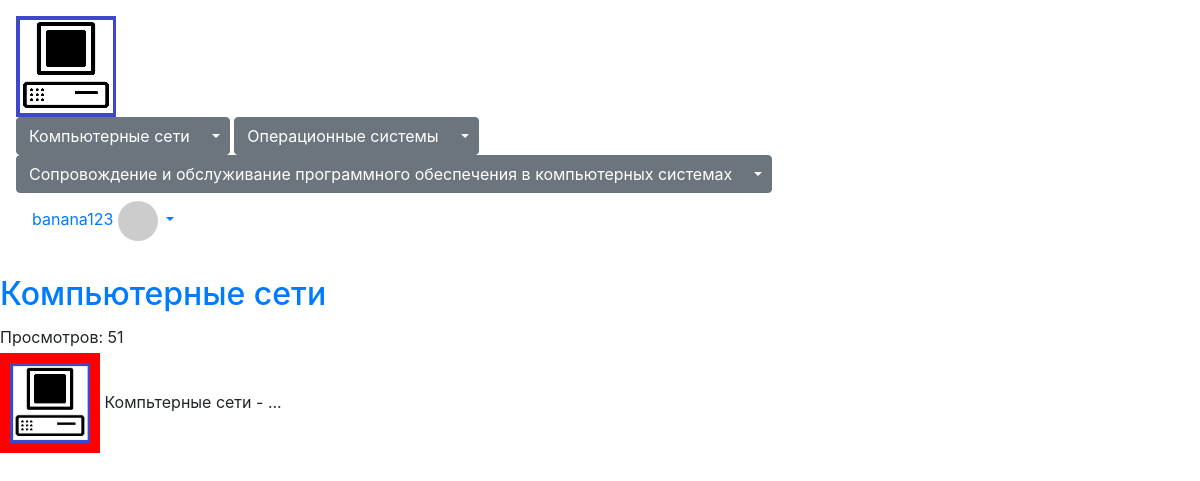
The page / (signed in) on the database its author committed.
### main/models.py (models this page shows, shortened)
class PrimaryCategory(models.Model):
    label = models.CharField(max_length=100, null=True, blank=True, verbose_name='')
    slug = models.CharField(max_length=100, null=True, blank=True, verbose_name='')
    class Meta:
        verbose_name = 'Категория'
        verbose_name_plural = 'Категорий'

class User(AbstractUser):
    avatar = models.ImageField(blank=True, upload_to='img/avatars')
    class Meta:
        verbose_name = 'Поьзователь'
        verbose_name_plural = 'Пользователи'

class Article(models.Model):
    avatar = models.ImageField(blank=True, upload_to='img/article_avatars')
    date = models.DateTimeField(auto_now_add=True, verbose_name='Дата создания')
    author = models.ForeignKey('User', on_delete=models.PROTECT, null=True, blank=True, verbose_name='Автор')
    count = models.PositiveIntegerField(default=0)
    label = models.CharField(max_length=100, null=True, blank=True, unique=True, verbose_name='Название')
    tag = models.CharField(max_length=100, null=True, blank=True, unique=True, verbose_name='Тэг')
    text = models.TextField(verbose_name='Тест')
    preview_text = models.CharField(max_length=300, null=True, blank=True, unique=True, verbose_name='Превью текст')
    primary_category = models.ForeignKey('PrimaryCategory', on_delete=models.PROTECT, null=True, blank=True, verbose_name='Категория')
    secondary_category = models.ForeignKey('SecondaryCategory', on_delete=models.PROTECT, null=True, blank=True, verbose_name='Вторичная категория')
    class Meta:
        verbose_name = 'Статья'
        verbose_name_plural = 'Статьи'
        ordering = ['-count']

### main/views.py (the view)
# urls.py: path('', index, name='index'),
def index(request):
    articles = Article.objects.all()
    page = request.GET.get('page')
    context = get_pag(articles, 1, page)
    return render(request, 'main/articles.html', context)

### main/templatetags/custom_tags.py (called while the page is built)
@register.filter
def gravatar_url(email, size=40):
    default = "https://example.com/static/images/defaultavatar.jpg"
    return "https://www.gravatar.com/avatar/{}?{}".format(hashlib.md5(email.lower().encode('utf-8')).hexdigest(), urllib.parse.urlencode({'d': default, 's': str(size)}))

### main/utilities.py (called while the page is built)
def get_pag(object_list, n, page):
    paginator = Paginator(object_list, n)
    try:
        object_list = paginator.page(page).object_list
        page = paginator.page(page)
    except PageNotAnInteger:
        object_list = paginator.page(1).object_list
        page = paginator.page(1)
    except EmptyPage:
        object_list = paginator.page(1).object_list
        page = paginator.page(1)
    context = {
        'object_list': object_list,
        'page': page
    }
    return context

### main/templates/main/articles.html (shortened to what this page needs)
{% extends 'layout/base.html' %}
{% load custom_tags %}
{% load bootstrap4 %}
{% block content %}
    {% if object_list %}
        <div class="articles-list ">
                {% for article in object_list %}
                    <div class="article_preview">
                        <h2 class="article-title"><a href="{% url 'article' article.tag %}" class="link">{{ article.label }}</a></h2>
                        <span class="views-container my-1 d-inline-block">Просмотров: <city class="views">{{ article.count }}</city></span>
                        <div class="preview-content">
                            <a href="{% url 'article' article.tag %}" class="img-link"><img src="{{ article.avatar.url }}" alt="" class="article-img d-inline-block"></a>
                            <p class="article-text d-inline-block">
                                {{ article.preview_text }}
                            </p>
                        </div>
                    </div>
                {% endfor %}
        </div>
    {% endif %}
{% endblock %}

### main/templates/layout/base.html (shortened to what this page needs)
{% load bootstrap4 %}
{% load static %}
{% load custom_tags %}
<!DOCTYPE html>
<html lang="en">
<head>
    {% bootstrap_css %}
    <link rel="stylesheet" href="{% static 'css/style.css' %}?ver={% now '%f' %}">
</head>
<body>
    <div class="header p-3">
        <img src="{% static 'img/site/logo.png' %}" alt="" class="logo">
        <nav class="navigation d-inline-block">
            {% for category in primary_categories %}
                <div class="btn-group">
                    <a href="{% url 'articles_by_category' category.slug %}" class="btn btn-secondary">{{ category.label }}</a>
                    <button type="button" class="btn btn-secondary dropdown-toggle dropdown-toggle-split" data-toggle="dropdown" aria-haspopup="true" aria-expanded="false">
                    </button>
                </div>
            {% endfor %}
        </nav>
        {%  if user.is_authenticated %}
            <div class="user-menu">
                <ul class="col nav justify-content-end">
				<li class="nav-item dropdown">
					<a href="{% url 'home' %}" class="nav-link dropdown-toggle" data-toggle='dropdown' role='button' aria-haspopup='true' aria-expanded='false'>
						{{ user.username }}
                        {% if user.avatar %}
						    <img src="{{ user.avatar.url }}" alt="" class="user-avatar rounded-circle" width="40" height="40">
                        {% else %}
                            <img src="{{ user.email|gravatar_url:40 }}" height="40" width="40" class="rounded-circle">
                        {% endif %}
					</a>
				</li>
			</ul>
            </div>
        {% else %}
            <div class="sing">
                <span class="sing-in"><a href="{% url 'login' %}" class="link">Войти</a></span>
                <span class="sing-up"><a href="{% url 'sing_up' %}" class="link">Зарегистрироваться</a></span>
            </div>
        {% endif %}
    </div>
    <div class="site-content">
        {% block content %}{% endblock %}
    </div>
</body>
</html>

### main/static/css/style.css (style rules this page uses)
* { box-sizing: border-box; }
.header { display: flex; flex-flow: row wrap; justify-content: space-between; }
.site-content { max-width: 1280px; margin: 10px auto; }
.preview-content .article-img { width: 100px; height: 100px; transition: 0.3s; border: 10px solid #f00; }

### rows shown on the page
PrimaryCategory: label "Компьютерные сети"
PrimaryCategory: label "Операционные системы"
PrimaryCategory: label "Сопровождение и обслуживание программного обеспечения в компьютерных системах"
User: username "banana123"
Article: label "Компьютерные сети", count "51", avatar (placeholder picture), preview_text "Компьтерные сети - ..."
